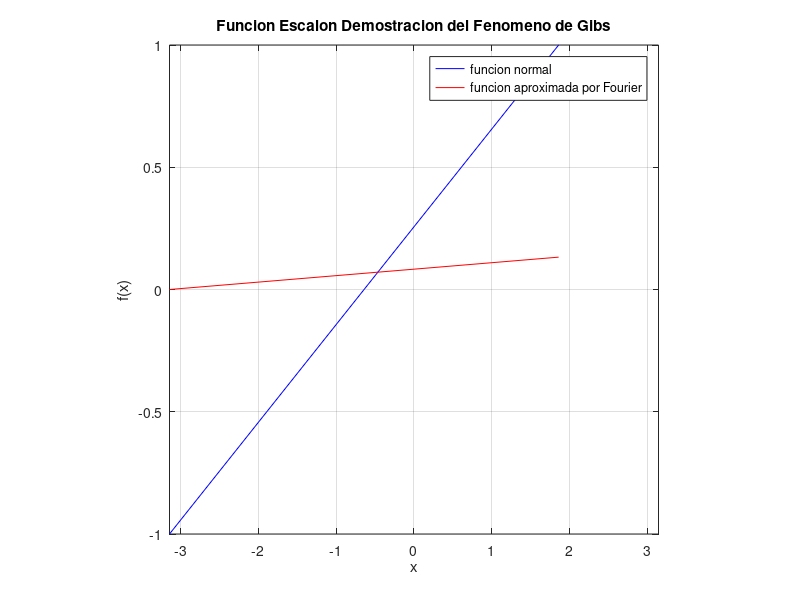

The MATLAB source for this figure:
%Analisis Numerico
%Gabriel Espinosa y Mario Varon

clc;
clear;

k=input('ingrese el numero de terminos para realizar las sumas parciales k:\n');
n=input('ingrese el paso para realizar el vector x cuyo rango es de [-pi,pi] n:\n');

x=-pi:n:pi;
tam=size(x);%dimenciones de x

%Generacion de la funcion normal
for i=1:tam(2)
    if x(i)<0
        fn(i)=-1;
    else
        fn(i)=1;
    end
end

%generacion de la funcion a partir de Fourier
for i=1:tam(2)
    for j=1:k
        if mod(k,2)==0
            termino(k)=0;
        else
            termino(k)=sin(k*x(i));%hallar cada termino
        end
    end
    f(i)=sum(termino);%hallar f(x(i)) sumando los terminos ecuacion determinado por el modelo de fourier
end

%Graficas
plot(x,fn,'b',x,f,'r')

grid on
axis square
axis ([-pi pi -1 1])
legend('funcion normal','funcion aproximada por Fourier')
xlabel('x')
ylabel('f(x)')
title('Funcion Escalon Demostracion del Fenomeno de Gibs')